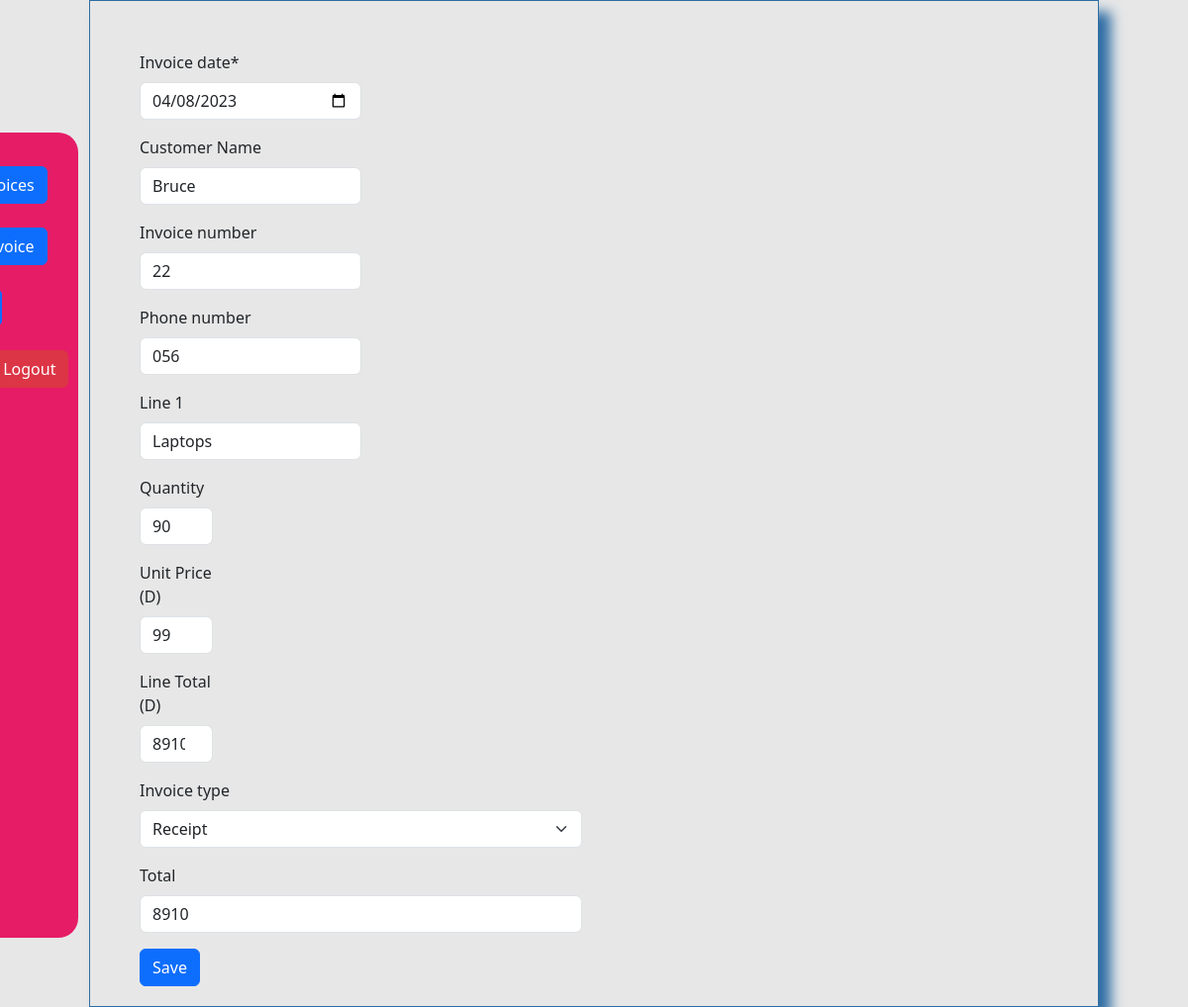
The page /update_invoice/25/ (signed in) on the database its author committed.
### invoicemgmt/models.py (models this page shows, shortened)
class Invoice(models.Model):
    comments = models.TextField(
        max_length=3000, default='', blank=True, null=True)
    invoice_number = models.IntegerField(blank=True, null=True)
    invoice_date = models.DateField(
        auto_now_add=False, auto_now=False, blank=True, null=True)
    name = models.CharField('Customer Name', max_length=120,
                            default='', blank=True, null=True)
    line_one = models.CharField(
        'Line 1', max_length=120, default='', blank=True, null=True)
    line_one_quantity = models.IntegerField(
        'Quantity', default=0, blank=True, null=True)
    line_one_unit_price = models.IntegerField(
        'Unit Price (D)', default=0, blank=True, null=True)
    line_one_total_price = models.IntegerField(
        'Line Total (D)', default=0, blank=True, null=True)
    line_two = models.CharField(
        'Line 2', max_length=120, default='', blank=True, null=True)
    line_two_quantity = models.IntegerField(
        'Quantity', default=0, blank=True, null=True)
    line_two_unit_price = models.IntegerField(
        'Unit Price (D)', default=0, blank=True, null=True)
    line_two_total_price = models.IntegerField(
        'Line Total (D)', default=0, blank=True, null=True)
    line_three = models.CharField(
        'Line 3', max_length=120, default='', blank=True, null=True)
    line_three_quantity = models.IntegerField(
        'Quantity', default=0, blank=True, null=True)
    line_three_unit_price = models.IntegerField(
        'Unit Price (D)', default=0, blank=True, null=True)
    line_three_total_price = models.IntegerField(
        'Line Total (D)', default=0, blank=True, null=True)
    line_four = models.CharField(
        'Line 4', max_length=120, default='', blank=True, null=True)
    line_four_quantity = models.IntegerField(
        'Quantity', default=0, blank=True, null=True)
    line_four_unit_price = models.IntegerField(
        'Unit Price (D)', default=0, blank=True, null=True)
    line_four_total_price = models.IntegerField(
        'Line Total (D)', default=0, blank=True, null=True)
    line_five = models.CharField(
        'Line 5', max_length=120, default='', blank=True, null=True)
    line_five_quantity = models.IntegerField(
        'Quantity', default=0, blank=True, null=True)
    line_five_unit_price = models.IntegerField(
        'Unit Price (D)', default=0, blank=True, null=True)
    line_five_total_price = models.IntegerField(
        'Line Total (D)', default=0, blank=True, null=True)
    phone_number = models.CharField(
        max_length=120, default='', blank=True, null=True)
    total = models.IntegerField(default='0', blank=True, null=True)
    balance = models.IntegerField(default='0', blank=True, null=True)
    timestamp = models.DateTimeField(auto_now_add=True, auto_now=False)
    last_updated = models.DateTimeField(
        auto_now_add=False, auto_now=True, blank=True)
    paid = models.BooleanField(default=False)
    invoice_type_choice = (
        ('Receipt', 'Receipt'),
        ('Proforma Invoice', 'Proforma Invoice'),
        ('Invoice', 'Invoice'),
    )
    invoice_type = models.CharField(
        max_length=50, default='', blank=True, null=True, choices=invoice_type_choice)

### invoicemgmt/views.py (the view)
# urls.py: path('update_invoice/<str:pk>/', views.update_invoice, name="update_invoice"),
def update_invoice(request, pk):
    queryset = Invoice.objects.get(id=pk)
    form = InvoiceUpdateForm(instance=queryset)
    if request.method == 'POST':
        form = InvoiceUpdateForm(request.POST, instance=queryset)
        if form.is_valid():
            form.save()
            return redirect('/list_invoice')
    context = {
        'form': form
    }
    return render(request, 'add_invoice.html', context)

### invoicemgmt/forms.py (shortened to what this page needs)
class InvoiceUpdateForm(forms.ModelForm):
    invoice_date = forms.DateField(
        widget=forms.DateInput(attrs={'type': 'date'}))
    class Meta:
        model = Invoice
        fields = ['name', 'phone_number', 'invoice_date', 'invoice_number',
                  'line_one', 'line_one_quantity', 'line_one_unit_price', 'line_one_total_price',
                  'line_two', 'line_two_quantity', 'line_two_unit_price', 'line_two_total_price',
                  'line_three', 'line_three_quantity', 'line_three_unit_price', 'line_three_total_price',
                  'line_four', 'line_four_quantity', 'line_four_unit_price', 'line_four_total_price',
                  'line_five', 'line_five_quantity', 'line_five_unit_price', 'line_five_total_price',
                  'total', 'paid', 'invoice_type'
                  ]

### templates/add_invoice.html
{% extends 'navbar.html' %} {% load crispy_forms_tags %} {% load widget_tweaks %}  {% block content %}
<div class="myForm">
  <form method='POST' action=''>{% csrf_token %}
      <div class="row">
          <div class='col-sm-6'>
              <div class="form-row">
                <div class="form-group col-md-6">
                  {{ form.invoice_date|as_crispy_field }} {{ form.name|as_crispy_field }}
                </div>
                <div class="form-group col-md-6">
                  {{ form.invoice_number|as_crispy_field }} {{ form.phone_number|as_crispy_field }}
                </div>
              </div>
              <div class="form-row">
                <div class="form-group col-md-6">
                  {{ form.line_one|as_crispy_field }}
                </div>
                <div class="form-group col-md-2">
                  {{ form.line_one_quantity |add_class:'id_line_one_quantity'| as_crispy_field }}
                </div>
                <div class="form-group col-md-2">
                  {{ form.line_one_unit_price|add_class:'id_line_one_unit_price'|as_crispy_field}}
                </div>
                <div class="form-group col-md-2">
                  {{ form.line_one_total_price| add_class:'id_line_one_total_price'|as_crispy_field}}
                </div>
              </div>
              <div class="form-row">
                <div class="form-group col-md-12">
                  {{ form.invoice_type|as_crispy_field }}
                </div>
                <div class="form-group col-md-12">
                  {{ form.total|add_class:'id_total'|as_crispy_field }}
                </div>
              </div>
              <button type="submit" class="btn btn-primary">Save</button>
          </div>
      </div>
  </form>
</div>
</div>
{% endblock %}

### static/css/stylesheet.css (style rules this page uses)
body { background-color: #e7e7e7!important; }
.myForm form { box-shadow: 10px 10px 10px; box-shadow: 12px 12px 12px #2e6da4; border: 1px solid #2e6da4; padding: 50px; padding-bottom: 20px; }

### rows shown on the page
Invoice: invoice_date "04/08/2023", name "Bruce", invoice_number "22", phone_number "056", line_one "Laptops", line_one_quantity "90", line_one_unit_price "99", line_one_total_price "8910", invoice_type "Receipt", total "8910"
